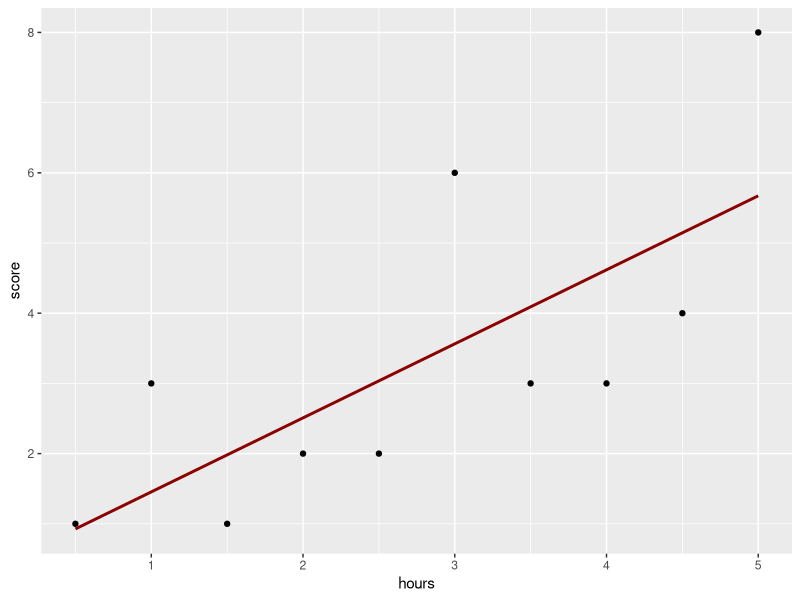

Generate this figure with R:
## ---- chunk 1
library(tidyverse)
## ---- chunk 2
test <- tibble(
  student = paste(rep("id",10),1:10, sep=""),
  hours = seq(0.5,5,.5),
  score = c(1,3,1,2,2,6,3,3,4,8)
)
## ---- chunk 3
glimpse(test)
## ---- chunk 4
str(test)
## ---- chunk 5
calc <- test |>
  mutate(
    m_hours = mean(hours),
    m_score = mean(score)
  ) |>
  select(1,2,4,3,5)

calc
## ---- chunk 6
calc <- calc |>
  mutate(
    dev_hours = hours - mean(hours),
    dev_score = score - m_score
  ) |>
  select(1:3, 6, 4,5,7)
calc
## ---- chunk 7
calc <- calc |>
  mutate(
    SPXYi = dev_hours * dev_score
  )
calc
## ---- chunk 8
SPXY <- sum(calc$SPXYi)
SPXY
## ---- chunk 9
calc <- calc |>
  mutate(
    SSxi = dev_hours^2
  )
calc
## ---- chunk 10
SSx = sum(calc$SSxi)
SSx
## ---- chunk 11
beta1_hat <- SPXY/SSx
beta1_hat
## ---- chunk 12
beta0_hat <- mean(calc$score) - (beta1_hat * mean(calc$hours))
beta0_hat
## ---- chunk 13
ggplot(data = test, aes(x=hours, y=score)) +
  geom_point() +
  geom_smooth(method = lm, 
              se = F, 
              colour = "darkred")
## ---- chunk 14
m1 <- lm(score ~ hours, data = test)
summary(m1)
